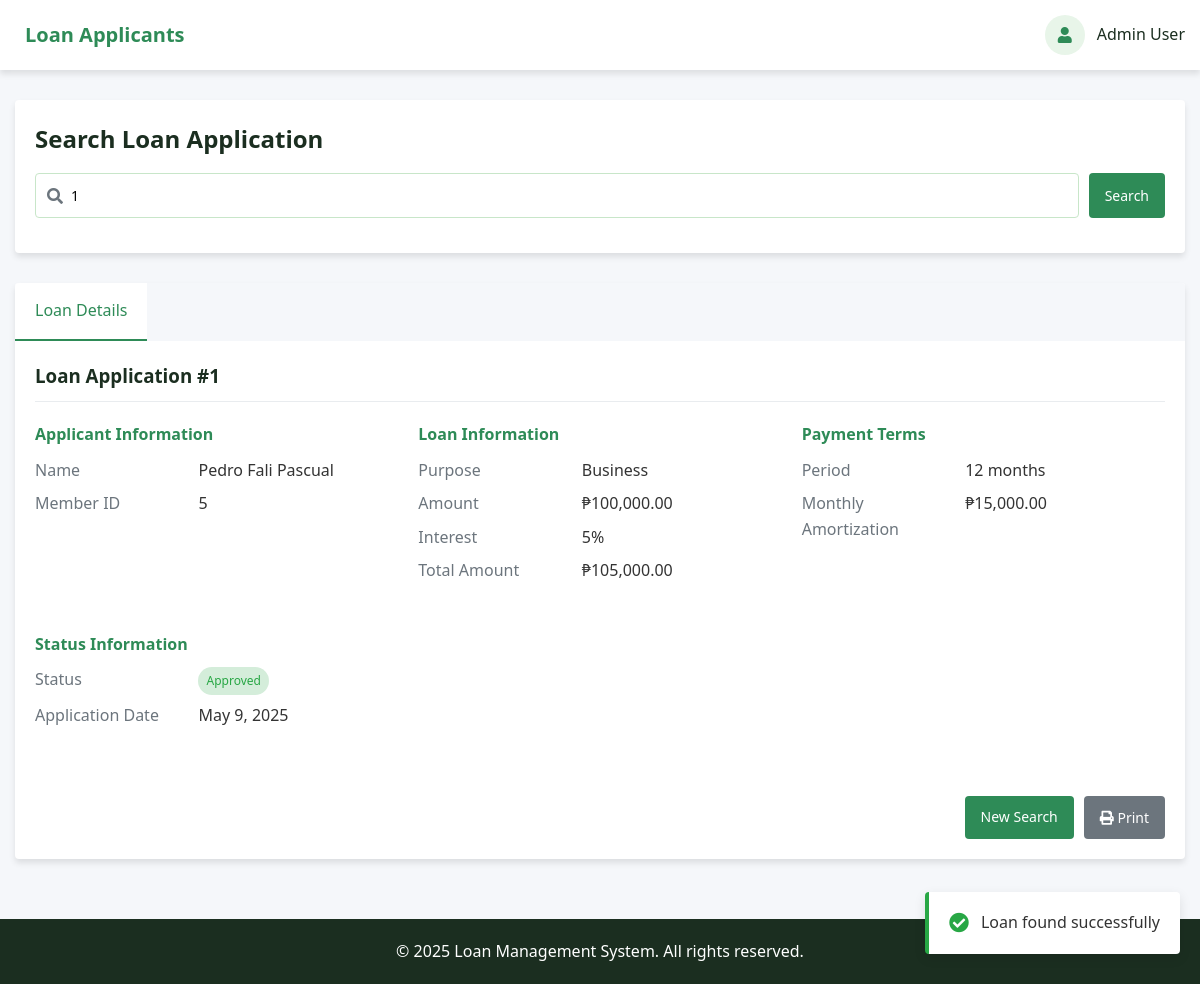
Page /search.php?loan_id=1 on the committed database.
### tables this page shows
CREATE TABLE `loan_application` (
  `Loan_AppID` int(11) NOT NULL AUTO_INCREMENT,
  `MemberID` int(11) NOT NULL,
  `Firstname` varchar(255) NOT NULL,
  `Middlename` varchar(255) NOT NULL,
  `Lastname` varchar(255) NOT NULL,
  `Purpose` varchar(255) NOT NULL,
  `Amount` decimal(10,0) NOT NULL,
  `Interest` decimal(10,0) NOT NULL,
  `Total_Amount` decimal(10,0) NOT NULL,
  `Monthly_Amortization` decimal(10,0) NOT NULL,
  `Period` int(255) NOT NULL,
  `Status` varchar(255) NOT NULL,
  `Requested_at` timestamp NOT NULL DEFAULT current_timestamp() ON UPDATE current_timestamp(),
  `reference_number` int(11) NOT NULL,
  PRIMARY KEY (`Loan_AppID`),
  KEY `MemberID` (`MemberID`),
  CONSTRAINT `MemberID` FOREIGN KEY (`MemberID`) REFERENCES `member` (`MemberID`)
);

### search.php (the view, shortened to what this page needs)
<?php
$conn = require_once 'connect_db.php';
function sanitize_input($data) {
    $data = trim($data);
    $data = stripslashes($data);
    $data = htmlspecialchars($data);
    return $data;
}
$loan = null;
$search_performed = false;
if (isset($_GET['loan_id']) && !empty($_GET['loan_id'])) {
    $search_performed = true;
    $loan_id = sanitize_input($_GET['loan_id']);
    try {
        $stmt = mysqli_prepare($conn, "SELECT * FROM loan_application WHERE Loan_AppID = ?");
        mysqli_stmt_bind_param($stmt, "i", $loan_id);
        mysqli_stmt_execute($stmt);
        $result = mysqli_stmt_get_result($stmt);
        if (mysqli_num_rows($result) > 0) {
            $loan = mysqli_fetch_assoc($result);
        } else {
            $error = "No loan found with ID: " . $loan_id;
        }
    } catch (Exception $e) {
        $error = "Database error: " . $e->getMessage();
    }
}
?>
<!DOCTYPE html>
<html lang="en">
<head>
    <link rel="stylesheet" href="style.css">
    <link rel="stylesheet" href="https://cdnjs.cloudflare.com/ajax/libs/font-awesome/5.15.4/css/all.min.css">
</head>
<body>
    <header>
        <div class="container">
            <div class="header-content">
                <div class="logo">
                    <h1>Loan Applicants</h1>
                </div>
                <div class="user-info">
                    <div class="user-avatar"><i class="fas fa-user"></i></div>
                    <div class="user-name">Admin User</div>
                </div>
            </div>
        </div>
    </header>
    <main>
        <div class="container">
            <section class="search-section">
                <div class="search-container">
                    <h2 class="search-title">Search Loan Application</h2>
                    <div class="search-input-group">
                        <form action="search.php" method="GET" id="searchForm">
                            <div class="search-input-wrapper">
                                <i class="fas fa-search"></i>
                                <input type="text" name="loan_id" id="searchInput" class="search-input"
                                    placeholder="Enter Loan Application ID"
                                    value="<?php echo isset($_GET['loan_id']) ? sanitize_input($_GET['loan_id']) : ''; ?>"
                                    required>
                            </div>
                            <button type="submit" class="btn btn-primary">Search</button>
                        </form>
                    </div>
                </div>
            </section>
            <section class="results-section">
                <?php if ($search_performed): ?>
                    <?php if ($loan): ?>
                        <div class="tabs-container">
                            <div class="tabs">
                                <div class="tab active">Loan Details</div>
                            </div>
                            <div class="tab-content active">
                                <div class="loan-details">
                                    <h3>Loan Application #<?php echo $loan['Loan_AppID']; ?></h3>
                                    <div class="detail-grid">
                                        <div class="detail-section">
                                            <h4>Applicant Information</h4>
                                            <div class="detail-row">
                                                <div class="detail-label">Name</div>
                                                <div class="detail-value"><?php echo $loan['Firstname'] . ' ' . $loan['Middlename'] . ' ' . $loan['Lastname']; ?></div>
                                            </div>
                                            <?php if ($loan['MemberID']): ?>
                                            <div class="detail-row">
                                                <div class="detail-label">Member ID</div>
                                                <div class="detail-value"><?php echo $loan['MemberID']; ?></div>
                                            </div>
                                            <?php endif; ?>
                                        </div>
                                        <div class="detail-section">
                                            <h4>Loan Information</h4>
                                            <div class="detail-row">
                                                <div class="detail-label">Purpose</div>
                                                <div class="detail-value"><?php echo $loan['Purpose']; ?></div>
                                            </div>
                                            <div class="detail-row">
                                                <div class="detail-label">Amount</div>
                                                <div class="detail-value">₱<?php echo number_format($loan['Amount'], 2); ?></div>
                                            </div>
                                            <div class="detail-row">
                                                <div class="detail-label">Interest</div>
                                                <div class="detail-value"><?php echo $loan['Interest']; ?>%</div>
                                            </div>
                                            <div class="detail-row">
                                                <div class="detail-label">Total Amount</div>
                                                <div class="detail-value">₱<?php echo number_format($loan['Total_Amount'], 2); ?></div>
                                            </div>
                                        </div>
                                        <div class="detail-section">
                                            <h4>Payment Terms</h4>
                                            <div class="detail-row">
                                                <div class="detail-label">Period</div>
                                                <div class="detail-value"><?php echo $loan['Period']; ?> months</div>
                                            </div>
                                            <div class="detail-row">
                                                <div class="detail-label">Monthly Amortization</div>
                                                <div class="detail-value">₱<?php echo number_format($loan['Monthly_Amortization'], 2); ?></div>
                                            </div>
                                        </div>
                                        <div class="detail-section">
                                            <h4>Status Information</h4>
                                            <div class="detail-row">
                                                <div class="detail-label">Status</div>
                                                <div class="detail-value" id="status-value">
                                                    <span class="status-badge status-<?php echo strtolower($loan['Status']); ?>">
                                                        <?php echo ucfirst($loan['Status']); ?>
                                                    </span>
                                                </div>
                                            </div>
                                            <div class="detail-row">
                                                <div class="detail-label">Application Date</div>
                                                <div class="detail-value"><?php echo date('F j, Y', strtotime($loan['Requested_at'])); ?></div>
                                            </div>
                                        </div>
                                    </div>
                                </div>
                                <div class="action-buttons">
                                    <a href="Service1.php" class="btn btn-primary">New Search</a>
                                    <button onclick="window.print()" class="btn btn-secondary"><i class="fas fa-print"></i> Print</button>
                                </div>
                            </div>
                        </div>
                    <?php endif; ?>
                <?php endif; ?>
            </section>
        </div>
    </main>
    <footer>
        <div class="container">
            <p>&copy; <?php echo date('Y'); ?> Loan Management System. All rights reserved.</p>
        </div>
    </footer>
    <div id="toastContainer" class="toast-container"></div>
</body>
</html>

### style.css (style rules this page uses)
:root { --primary-color: #2e8b57; --secondary-color: #3cb371; --accent-color: #e8f5e9; --success-color: #28a745; --warning-color: #ffc107; --danger-color: #dc3545; --light-color: #f8f9fa; --dark-color: #1b2e20; --gray-color: #6c757d; --light-gray: #e9ecef; --border-color: #c8e6c9; --shadow: 0 4px 6px rgba(0, 0, 0, 0.1); --border-radius: 4px; }
* { margin: 0; padding: 0; box-sizing: border-box; font-family: 'Segoe UI', Tahoma, Geneva, Verdana, sans-serif; }
body { background-color: #f5f7fa; color: #333; line-height: 1.6; }
.container { width: 100%; max-width: 1200px; margin: 0 auto; padding: 0 15px; }
header { background-color: white; box-shadow: var(--shadow); position: sticky; top: 0; z-index: 100; }
.header-content { display: flex; justify-content: space-between; align-items: center; padding: 15px 0; }
.logo { display: flex; align-items: center; color: var(--primary-color); }
.logo h1 { font-size: 20px; font-weight: 600; }
.user-info { display: flex; align-items: center; }
.user-avatar { width: 40px; height: 40px; background-color: var(--accent-color); border-radius: 50%; display: flex; align-items: center; justify-content: center; color: var(--primary-color); margin-right: 12px; }
.user-name { font-weight: 500; color: var(--dark-color); }
main { padding: 30px 0; min-height: calc(100vh - 130px); }
.search-section { margin-bottom: 30px; }
.search-container { background-color: white; border-radius: var(--border-radius); padding: 20px; box-shadow: var(--shadow); }
.search-title { color: var(--dark-color); margin-bottom: 15px; font-weight: 600; }
.search-input-group { margin-bottom: 15px; }
.search-input-group form { display: flex; gap: 10px; }
.search-input-wrapper { position: relative; width: 100%; }
.search-input-wrapper i { position: absolute; left: 12px; top: 50%; transform: translateY(-50%); color: var(--gray-color); }
.search-input { width: 100%; padding: 12px 12px 12px 35px; border: 1px solid var(--border-color); border-radius: var(--border-radius); font-size: 14px; transition: border-color 0.3s; }
.results-section { margin-bottom: 30px; }
.tabs-container { background-color: white; border-radius: var(--border-radius); box-shadow: var(--shadow); overflow: hidden; }
.tabs { display: flex; background-color: #f5f7fa; }
.tab { padding: 15px 20px; cursor: pointer; font-weight: 500; color: var(--gray-color); border-bottom: 2px solid transparent; transition: all 0.3s; }
.tab.active { color: var(--primary-color); border-bottom-color: var(--primary-color); background-color: white; }
.tab-content { display: none; padding: 20px; }
.tab-content.active { display: block; }
.loan-details { padding-bottom: 20px; }
.loan-details h3 { color: var(--dark-color); margin-bottom: 20px; font-weight: 600; padding-bottom: 10px; border-bottom: 1px solid var(--light-gray); }
.detail-grid { display: grid; grid-template-columns: repeat(auto-fill, minmax(300px, 1fr)); gap: 20px; }
.detail-section { margin-bottom: 20px; }
.detail-section h4 { color: var(--primary-color); margin-bottom: 10px; font-weight: 600; }
.detail-row { display: flex; margin-bottom: 8px; }
.detail-label { width: 45%; font-weight: 500; color: var(--gray-color); }
.detail-value { width: 55%; font-weight: 500; }
.status-badge { display: inline-block; padding: 4px 8px; border-radius: 20px; font-size: 12px; font-weight: 500; }
.status-approved { background-color: #d4edda; color: #28a745; }
.action-buttons { display: flex; gap: 10px; margin-top: 20px; justify-content: flex-end; }
.btn { padding: 10px 16px; border-radius: var(--border-radius); font-size: 14px; font-weight: 500; cursor: pointer; border: none; text-decoration: none; display: inline-block; text-align: center; }
.btn-primary { background-color: var(--primary-color); color: white; }
.btn-secondary { background-color: var(--gray-color); color: white; }
.toast-container { position: fixed; bottom: 20px; right: 20px; z-index: 1000; }
footer { background-color: var(--dark-color); color: white; padding: 20px 0; text-align: center; }

### rows in the picture
loan_application: Loan_AppID "1", Firstname "Pedro", Middlename "Fali", Lastname "Pascual", MemberID "5", Purpose "Business", Amount "100,000.00", Interest "5", Total_Amount "105,000.00", Period "12", Monthly_Amortization "15,000.00", Status "Approved", Requested_at "May 9, 2025"
